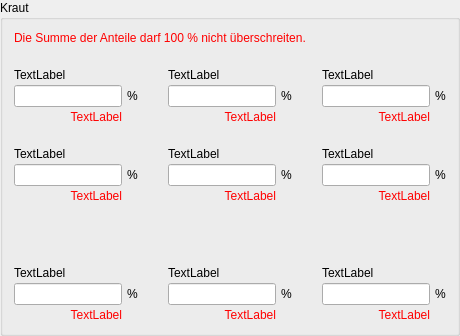
            <widget class="QgsCollapsibleGroupBox" name="mGroupBox_2">
             <property name="enabled">
              <bool>true</bool>
             </property>
             <property name="title">
              <string>Kraut</string>
             </property>
             <property name="collapsed">
              <bool>false</bool>
             </property>
             <layout class="QGridLayout" name="gridLayout_12">
              <property name="horizontalSpacing">
               <number>5</number>
              </property>
              <property name="verticalSpacing">
               <number>3</number>
              </property>
              <item row="13" column="4">
               <widget class="QLabel" name="label_12">
                <property name="text">
                 <string>%</string>
                </property>
               </widget>
              </item>
              <item row="22" column="0">
               <spacer name="verticalSpacer_49">
                <property name="orientation">
                 <enum>Qt::Vertical</enum>
                </property>
                <property name="sizeType">
                 <enum>QSizePolicy::Fixed</enum>
                </property>
                <property name="sizeHint" stdset="0">
                 <size>
                  <width>20</width>
                  <height>20</height>
                 </size>
                </property>
               </spacer>
              </item>
              <item row="13" column="1">
               <widget class="QLabel" name="label_11">
                <property name="text">
                 <string>%</string>
                </property>
               </widget>
              </item>
              <item row="4" column="3">
               <widget class="QLabel" name="weiserpflanzengoldnesselError">
                <property name="styleSheet">
                 <string notr="true">color:red</string>
                </property>
                <property name="text">
                 <string>TextLabel</string>
                </property>
                <property name="alignment">
                 <set>Qt::AlignRight|Qt::AlignTrailing|Qt::AlignVCenter</set>
                </property>
               </widget>
              </item>
              <item row="12" column="6">
               <widget class="QLabel" name="weiserpflanzenweidenroesschenLabel">
                <property name="text">
                 <string>TextLabel</string>
                </property>
               </widget>
              </item>
              <item row="3" column="2">
               <spacer name="horizontalSpacer_11">
                <property name="orientation">
                 <enum>Qt::Horizontal</enum>
                </property>
                <property name="sizeType">
                 <enum>QSizePolicy::Fixed</enum>
                </property>
                <property name="sizeHint" stdset="0">
                 <size>
                  <width>20</width>
                  <height>20</height>
                 </size>
                </property>
               </spacer>
              </item>
              <item row="2" column="6">
               <widget class="QLabel" name="weiserpflanzenheidekrautLabel">
                <property name="text">
                 <string>TextLabel</string>
                </property>
               </widget>
              </item>
              <item row="25" column="0">
               <widget class="QLabel" name="weiserpflanzenwaldmeisterError">
                <property name="styleSheet">
                 <string notr="true">color:red</string>
                </property>
                <property name="text">
                 <string>TextLabel</string>
                </property>
                <property name="alignment">
                 <set>Qt::AlignRight|Qt::AlignTrailing|Qt::AlignVCenter</set>
                </property>
               </widget>
              </item>
              <item row="12" column="3">
               <widget class="QLabel" name="weiserpflanzenmaigloeckchenLabel">
                <property name="text">
                 <string>TextLabel</string>
                </property>
               </widget>
              </item>
              <item row="13" column="3">
               <widget class="QLineEdit" name="weiserpflanzenmaigloeckchen"/>
              </item>
              <item row="13" column="6">
               <widget class="QLineEdit" name="weiserpflanzenweidenroesschen"/>
              </item>
              <item row="23" column="0">
               <widget class="QLabel" name="weiserpflanzenwaldmeisterLabel">
                <property name="text">
                 <string>TextLabel</string>
                </property>
               </widget>
              </item>
              <item row="14" column="6">
               <widget class="QLabel" name="weiserpflanzenweidenroesschenError">
                <property name="styleSheet">
                 <string notr="true">color:red</string>
                </property>
                <property name="text">
                 <string>TextLabel</string>
                </property>
                <property name="alignment">
                 <set>Qt::AlignRight|Qt::AlignTrailing|Qt::AlignVCenter</set>
                </property>
               </widget>
              </item>
              <item row="3" column="4">
               <widget class="QLabel" name="label_9">
                <property name="text">
                 <string>%</string>
                </property>
               </widget>
              </item>
              <item row="12" column="0">
               <widget class="QLabel" name="weiserpflanzenspringkrautLabel">
                <property name="text">
                 <string>TextLabel</string>
                </property>
               </widget>
              </item>
              <item row="13" column="7">
               <widget class="QLabel" name="label_13">
                <property name="text">
                 <string>%</string>
                </property>
               </widget>
              </item>
              <item row="2" column="3">
               <widget class="QLabel" name="weiserpflanzengoldnesselLabel">
                <property name="text">
                 <string>TextLabel</string>
                </property>
               </widget>
              </item>
              <item row="3" column="1">
               <widget class="QLabel" name="label_8">
                <property name="text">
                 <string>%</string>
                </property>
               </widget>
              </item>
              <item row="24" column="1">
               <widget class="QLabel" name="label_14">
                <property name="text">
                 <string>%</string>
                </property>
               </widget>
              </item>
              <item row="24" column="0">
               <widget class="QLineEdit" name="weiserpflanzenwaldmeister">
                <property name="styleSheet">
                 <string notr="true"/>
                </property>
                <property name="alignment">
                 <set>Qt::AlignRight|Qt::AlignTrailing|Qt::AlignVCenter</set>
                </property>
               </widget>
              </item>
              <item row="13" column="0">
               <widget class="QLineEdit" name="weiserpflanzenspringkraut"/>
              </item>
              <item row="14" column="3">
               <widget class="QLabel" name="weiserpflanzenmaigloeckchenError">
                <property name="font">
                 <font>
                  <weight>50</weight>
                  <bold>false</bold>
                 </font>
                </property>
                <property name="styleSheet">
                 <string notr="true">color:red</string>
                </property>
                <property name="text">
                 <string>TextLabel</string>
                </property>
                <property name="alignment">
                 <set>Qt::AlignRight|Qt::AlignTrailing|Qt::AlignVCenter</set>
                </property>
               </widget>
              </item>
              <item row="3" column="5">
               <spacer name="horizontalSpacer_12">
                <property name="orientation">
                 <enum>Qt::Horizontal</enum>
                </property>
                <property name="sizeType">
                 <enum>QSizePolicy::Fixed</enum>
                </property>
                <property name="sizeHint" stdset="0">
                 <size>
                  <width>20</width>
                  <height>20</height>
                 </size>
                </property>
               </spacer>
              </item>
              <item row="3" column="3">
               <widget class="QLineEdit" name="weiserpflanzengoldnessel"/>
              </item>
              <item row="3" column="0">
               <widget class="QLineEdit" name="weiserpflanzenbrennessel"/>
              </item>
              <item row="4" column="6">
               <widget class="QLabel" name="weiserpflanzenheidekrautError">
                <property name="styleSheet">
                 <string notr="true">color:red</string>
                </property>
                <property name="text">
                 <string>TextLabel</string>
                </property>
                <property name="alignment">
                 <set>Qt::AlignRight|Qt::AlignTrailing|Qt::AlignVCenter</set>
                </property>
               </widget>
              </item>
              <item row="18" column="0">
               <spacer name="verticalSpacer_2">
                <property name="orientation">
                 <enum>Qt::Vertical</enum>
                </property>
                <property name="sizeHint" stdset="0">
                 <size>
                  <width>20</width>
                  <height>40</height>
                 </size>
                </property>
               </spacer>
              </item>
              <item row="4" column="0">
               <widget class="QLabel" name="weiserpflanzenbrennesselError">
                <property name="styleSheet">
                 <string notr="true">color:red</string>
                </property>
                <property name="text">
                 <string>TextLabel</string>
                </property>
                <property name="alignment">
                 <set>Qt::AlignRight|Qt::AlignTrailing|Qt::AlignVCenter</set>
                </property>
               </widget>
              </item>
              <item row="2" column="0">
               <widget class="QLabel" name="weiserpflanzenbrennesselLabel">
                <property name="text">
                 <string>TextLabel</string>
                </property>
               </widget>
              </item>
              <item row="11" column="0">
               <spacer name="verticalSpacer_24">
                <property name="orientation">
                 <enum>Qt::Vertical</enum>
                </property>
                <property name="sizeType">
                 <enum>QSizePolicy::Fixed</enum>
                </property>
                <property name="sizeHint" stdset="0">
                 <size>
                  <width>20</width>
                  <height>20</height>
                 </size>
                </property>
               </spacer>
              </item>
              <item row="3" column="7">
               <widget class="QLabel" name="label_10">
                <property name="text">
                 <string>%</string>
                </property>
               </widget>
              </item>
              <item row="14" column="0">
               <widget class="QLabel" name="weiserpflanzenspringkrautError">
                <property name="styleSheet">
                 <string notr="true">color:red</string>
                </property>
                <property name="text">
                 <string>TextLabel</string>
                </property>
                <property name="alignment">
                 <set>Qt::AlignRight|Qt::AlignTrailing|Qt::AlignVCenter</set>
                </property>
               </widget>
              </item>
              <item row="3" column="6">
               <widget class="QLineEdit" name="weiserpflanzenheidekraut"/>
              </item>
              <item row="1" column="0">
               <spacer name="verticalSpacer_27">
                <property name="orientation">
                 <enum>Qt::Vertical</enum>
                </property>
                <property name="sizeType">
                 <enum>QSizePolicy::Fixed</enum>
                </property>
                <property name="sizeHint" stdset="0">
                 <size>
                  <width>20</width>
                  <height>20</height>
                 </size>
                </property>
               </spacer>
              </item>
              <item row="23" column="3">
               <widget class="QLabel" name="weiserpflanzenwaldsauerkleeLabel">
                <property name="text">
                 <string>TextLabel</string>
                </property>
               </widget>
              </item>
              <item row="24" column="3">
               <widget class="QLineEdit" name="weiserpflanzenwaldsauerklee">
                <property name="alignment">
                 <set>Qt::AlignRight|Qt::AlignTrailing|Qt::AlignVCenter</set>
                </property>
               </widget>
              </item>
              <item row="24" column="4">
               <widget class="QLabel" name="label_15">
                <property name="text">
                 <string>%</string>
                </property>
               </widget>
              </item>
              <item row="25" column="3">
               <widget class="QLabel" name="weiserpflanzenwaldsauerkleeError">
                <property name="styleSheet">
                 <string notr="true">color:red</string>
                </property>
                <property name="text">
                 <string>TextLabel</string>
                </property>
                <property name="alignment">
                 <set>Qt::AlignRight|Qt::AlignTrailing|Qt::AlignVCenter</set>
                </property>
               </widget>
              </item>
              <item row="23" column="6">
               <widget class="QLabel" name="weiserpflanzenwegerichLabel">
                <property name="text">
                 <string>TextLabel</string>
                </property>
               </widget>
              </item>
              <item row="24" column="6">
               <widget class="QLineEdit" name="weiserpflanzenwegerich">
                <property name="alignment">
                 <set>Qt::AlignRight|Qt::AlignTrailing|Qt::AlignVCenter</set>
                </property>
               </widget>
              </item>
              <item row="24" column="7">
               <widget class="QLabel" name="label_16">
                <property name="text">
                 <string>%</string>
                </property>
               </widget>
              </item>
              <item row="25" column="6">
               <widget class="QLabel" name="weiserpflanzenwegerichError">
                <property name="styleSheet">
                 <string notr="true">color:red</string>
                </property>
                <property name="text">
                 <string>TextLabel</string>
                </property>
                <property name="alignment">
                 <set>Qt::AlignRight|Qt::AlignTrailing|Qt::AlignVCenter</set>
                </property>
               </widget>
              </item>
              <item row="0" column="0" colspan="8">
               <widget class="QLabel" name="krautError">
                <property name="styleSheet">
                 <string notr="true">color:red</string>
                </property>
                <property name="text">
                 <string>Die Summe der Anteile darf 100 % nicht überschreiten.</string>
                </property>
               </widget>
              </item>
             </layout>
            </widget>
